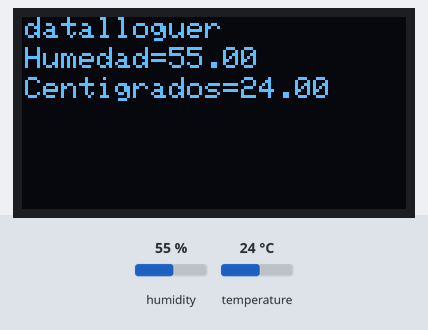
Recording of a sketch running on a simulated Arduino Uno, built with avr-gcc and run on an emulated ATmega328P. Parts: 128×64 one-colour display. Inputs (shaded band) come from the test bench; at power-on: humidity 55 %, temperature 24 °C. What the sketch prints to the serial monitor is not drawn.

Above: at 1.7 s.
1.8 s: humidity set to 22 %
At 4.0 s:
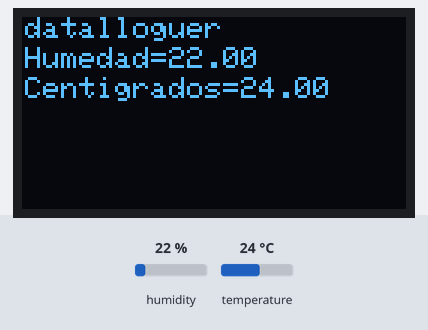
4.7 s: temperature set to 12 °C
At 7.8 s:
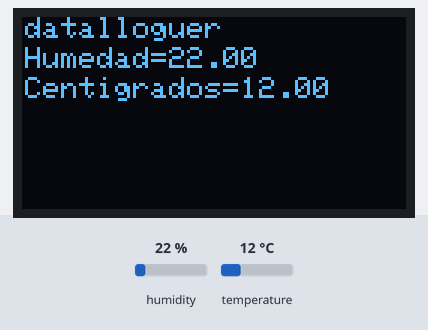
8.8 s: humidity set to 40 %
At 12.7 s:
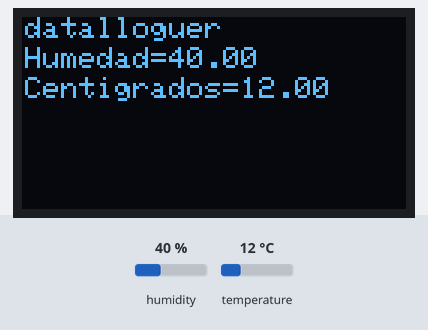
13.0 s: temperature set to 19 °C
Timing chart, 0 to 16.0 s (numbered marks = the images above; inputs shaded):
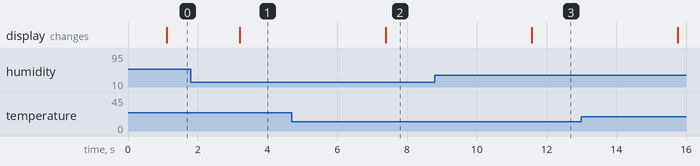

Measured:
- after the input at 1.8 s, the display: changes after 1.4 s (image 1)
- after the input at 4.7 s, the display: changes after 2.7 s (image 2)
- after the input at 8.8 s, the display: changes after 2.8 s (image 3)

The sketch:

datalogger_dht11.ino
```cpp
#include <Wire.h>
#include <Adafruit_GFX.h>
#include <Adafruit_SSD1306.h>
#include <DHT.h>

#define SCREEN_WIDTH 128
#define SCREEN_HEIGHT 64
#define OLED_RESET    -1

#define DHTPIN 2        // Pin digital donde está conectado el DHT11
#define DHTTYPE DHT11

Adafruit_SSD1306 display(SCREEN_WIDTH, SCREEN_HEIGHT, &Wire, OLED_RESET);
DHT dht(DHTPIN, DHTTYPE);

int valor;
float humidity;
float tempc;

void setup(void)
{
  Serial.begin(9600);
  display.begin(SSD1306_SWITCHCAPVCC, 0x3C); // OLED FISICA 0x3C PROTEUS 0x3D
  display.clearDisplay();
  display.display();
  dht.begin();
}

void loop(void){
  humidity = dht.readHumidity();

  tempc = dht.readTemperature();
  delay(1000);
  display.fillScreen(0);
  display.setTextSize(1.5); // Se define el tamaño del texto como el más pequeño.
  display.setTextColor(WHITE); // Se define como blanco (el único color) el color del texto.
                                // La pantalla solo puede mostrar blanco a diferencia de otros tipos de pantalla

  display.setCursor(1,0); // El cursor se coloca en los ejes (X,Y).
  display.print("datalloguer");
  display.setCursor(1,10);
  //display.print("00:00");
  display.print("Humedad=");
  display.print(humidity);
  Serial.print(humidity); Serial.print(",");

  display.setCursor(1,20); // El cursor se coloca en los ejes (X,Y).
  display.print("Centigrados=");
  display.print(tempc);
  Serial.println(tempc);
  //Serial.print("\n");
  display.display();

}
```
